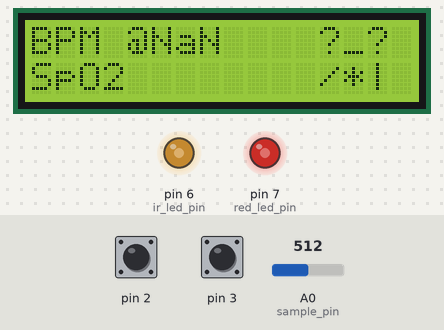
Bench run of a sketch on a simulated Arduino Uno, built with avr-gcc and run on an emulated ATmega328P. Shown: 16×2 character LCD, output pins drawn as LEDs (lit = HIGH). The test bench sets the inputs (shaded band); at power-on: pin 2 HIGH, A0 (sample_pin) = 512, pin 3 HIGH. What the sketch prints to the serial monitor is not drawn.

Above: at 1.2 s.
1.3 s: pin 2 pulled LOW for 0.15 s
At 1.76 s:
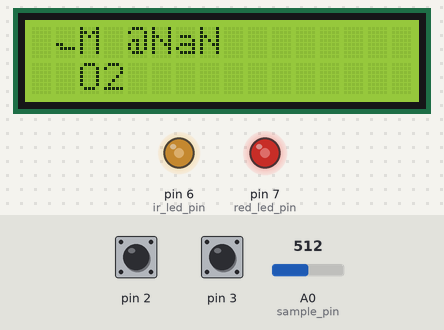
2.0 s: pin 2 pulled LOW for 1 s
At 2.2 s:
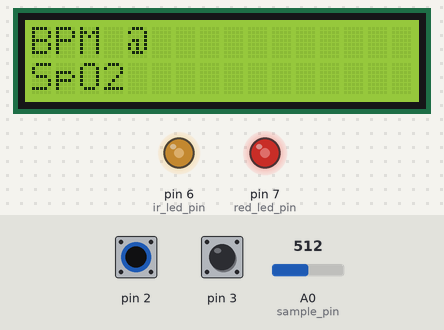
3.6 s: pin 2 pulled LOW for 0.15 s
At 4.05 s:
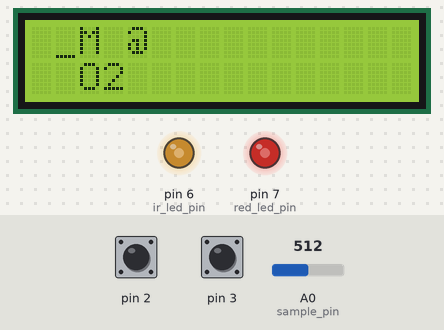
4.3 s: pin 2 pulled LOW for 3.2 s
8.1 s: pin 2 pulled LOW for 0.15 s
8.8 s: A0 (sample_pin) set to 546
At 9.16 s:
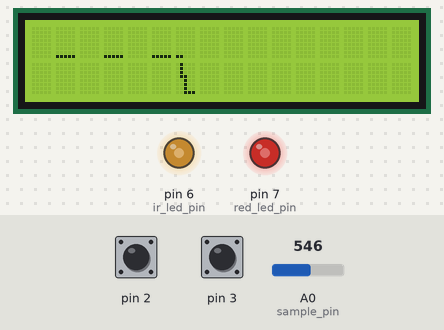
Timing chart, 0 to 21.1 s (numbered marks = the images above; inputs shaded):
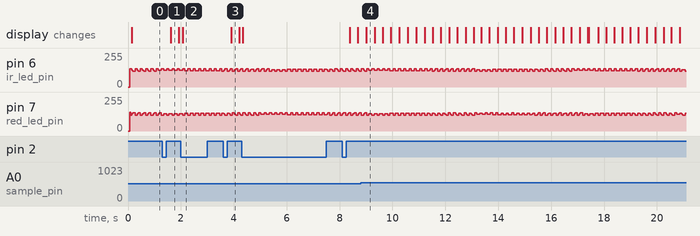

Measured:
- the behaviour switches between 534 and 535 on A0 (sample_pin) (found by bisection; images 3 and 4)
- after the input at 1.3 s, the display: changes after 0.31 s (image 1)
- after the input at 2.0 s, the display: changes after 0.07 s (image 2)
- after the input at 3.6 s, the display: changes after 0.31 s (image 3)

The sketch:

firmware.ino
```cpp
  #include <util/atomic.h>
#include "filters.h"
#include "types.h"
// #include "lcd.h"
#include "lcd_frame_buffer.h"
#include "beat_detector.h"
#include <LiquidCrystal_I2C.h>

#define FLOAT_INVALID -0.123456
#define RED   0
#define IR    1


const bool inverted = true;
const int analog_max = 1023;

// pins
const int sample_pin = A0;
const int red_led_pin = 7;
const int ir_led_pin = 6;

// constant for sampling
const uint8_t prescaler = 64;
const uint16_t base_sample_f = 80;
const uint8_t red_divider = 1;
const uint8_t ir_divider = 1;
uint8_t dividers[2] = {red_divider, ir_divider};
const float CPU_F = 16e6;


// global variables for ISR
const int isr_count_reset = red_divider * ir_divider * 2;
uint16_t isr_count = 0;
// global variables for loop
uint32_t last_red_sample_time  = 0;
uint32_t last_ir_sample_time  = 0;
sample_t ir_local, red_local;

// shared buffer sampling timer isr and loop
volatile sample_t ir_sample, red_sample;

// filter classes
DCFilter red_dc_filter(0.96);
DCFilter ir_dc_filter(0.96);
butterWorthLPF red_lpf(6, 80);
butterWorthLPF ir_lpf(6, 80);

// beat detectors
beatDetector ir_beat_detector;
beatDetector red_beat_detector;

//buttons
const uint16_t debouncingDelay = 300;
uint32_t last_button_time = 0;
const uint8_t ALL_BUTTONS = (1<<PD2) | (1<<PD3);
const uint8_t DISPLAY_MODE_BUTTON = 1<<PD2;
const uint8_t PERIOD_MODE_BUTTON = 1<<PD3;
bool prev_button_pressed = false;

//states
#define WAVE_MODE 0
#define STATS_MODE 1
uint8_t display_mode = STATS_MODE;

// lcd params
int8_t refresh_x_offsets[4] = {0, -2, -4, -6};
lcdFramebuffer frame_buffer(PXIEL_STANDARD_MODE, PXIEL_STANDARD_MODE);
const uint8_t LCD_ADDR = 0x27;
LiquidCrystal_I2C lcd = LiquidCrystal_I2C(LCD_ADDR, NROWS, NCOLS);
const uint8_t screen_width = frame_buffer.get_screen_width();
const uint8_t screen_height = 16;

// variables for display task
uint8_t last_write_y = 0;
uint8_t wave_frontier_x = 0;
const int8_t    max_wave_amplitude = 12;
const uint16_t  wave_display_period = 1000/screen_width;
const uint16_t stats_display_period = 20;
uint32_t last_display_update = 0;
uint16_t  last_display_period = -1;
uint16_t  current_bpm = 0xffff;
//spo2
const float spo2_a = -3.3;
const float spo2_b = -21.1;
const float spo2_c = 109.6;
float last_AC1, last_AC2;
// health status
#define HEALTH_HEALTHY          0
#define HEALTH_HIGH_HPM         1
#define HEALTH_VERY_HIGH_HPM    2
#define HEALTH_LOW_SPO2         3
#define HEALTH_CRITICAL_SPO2    4
#define HEALTH_DEAD             5
#define HEALTH_UNKNOWN          6
String health_line0[] = {"^_^ ",  "o_o ", "@_@ ", "-_.`", "-_- ",  "x_x ", "?_? "};
String health_line1[] = {"/ |",   "/u>",  "/3!",  "/ |",  "/!|",   "/!|",  "/*|"};

inline void sample(sample_t& sample) {
  int sample_v = analogRead(sample_pin);

  if (inverted)
    sample_v = analog_max - sample_v;

  sample.v  = static_cast<float>(sample_v);
  sample.t = millis();
}

inline void switching(uint8_t led) {
  if (led == RED) {
    digitalWrite(red_led_pin, HIGH);
    digitalWrite(ir_led_pin, LOW);
  } else if (led == IR) {
    digitalWrite(ir_led_pin, HIGH);
    digitalWrite(red_led_pin, LOW);
  }
}

inline void filter(sample_t& sample, DCFilter& dc_filter, butterWorthLPF& lpf) {
  float v_temp = lpf.step(sample.v);
  sample.v = dc_filter.step(v_temp);
//  Serial.print("\n in filter v ");
//  Serial.println(sample.v);
  sample.dc = dc_filter.get_dc();
}


// sampling ISR
ISR(TIMER1_COMPA_vect) {
  uint8_t sampling_led = isr_count%2;
  uint8_t switching_led = (isr_count+1)%2;
  int   sample_count = isr_count/2;
  int   switch_count = (isr_count+1)/2;

  sample_t new_sample;
  if (sample_count % dividers[sampling_led] == 0) {
    sample(new_sample);
  }
  if (switch_count % dividers[switching_led] == 0) {
    switching(switching_led);
  }

  if (sample_count % dividers[sampling_led] == 0) {
    if (sampling_led == RED) {
      filter(new_sample, red_dc_filter, red_lpf);
      red_sample = new_sample;
    }
    else if (sampling_led == IR) {
       filter(new_sample, ir_dc_filter, ir_lpf);
       ir_sample = new_sample;
    }
  }

  isr_count += 1;
  if (isr_count == isr_count_reset)
    isr_count = 0;
}

void draw_health_status(uint8_t status) {
  lcd.setCursor(12, 0);
  lcd.print(health_line0[status]);
  lcd.setCursor(12, 1);
  lcd.print(health_line1[status]);
}

void display_task(sample_t& sample, beatDetector& beat_detector) {
  if (display_mode == WAVE_MODE) {
  // display the pulse wave with lcd frame buffer class
    if (sample.t > last_display_update + wave_display_period) {
      last_display_update = sample.t;

      int16_t v_corrected = static_cast<int16_t>(sample.v) + max_wave_amplitude;
      if (v_corrected < 0)
        v_corrected = 0;
      if (v_corrected > max_wave_amplitude*2-1)
        v_corrected = max_wave_amplitude*2-1;
      v_corrected = v_corrected * 16 / (max_wave_amplitude * 2);
      uint8_t write_y = 15 - v_corrected % 16;

      getCellReturn_t coord;
      frame_buffer.get_cell(coord, wave_frontier_x, last_write_y);
      frame_buffer.set_pixel(coord);
      if (write_y > last_write_y)
        for (uint8_t y = last_write_y+1; y<=write_y; ++y) {
          frame_buffer.get_cell(coord, 0xFF, y);
          frame_buffer.set_pixel(coord);
        }

      if (write_y < last_write_y)
        for (uint8_t y = last_write_y-1; y>write_y; --y) {
          frame_buffer.get_cell(coord, 0xFF, y);
          frame_buffer.set_pixel(coord);
        }

      last_write_y = write_y;

      if (coord.pixel_x == 4) {
        uint8_t next_cell_x = (coord.cell_x+1)%NCOLS;
        frame_buffer.clear_cell_in_pixel_buffer(next_cell_x, 0);
        frame_buffer.clear_cell_in_pixel_buffer(next_cell_x, 1);
      }

      if (coord.pixel_x >= 0 && coord.pixel_x < 4) {
        // would need to refresh the screen
        // frame_buffer.reset_character_buffer();
        int8_t cell_x = ((int8_t)(coord.cell_x) + NCOLS + refresh_x_offsets[coord.pixel_x])%NCOLS;
        int8_t old_cell_x = ((int8_t)(coord.cell_x) + NCOLS + refresh_x_offsets[coord.pixel_x] - 1)%NCOLS;
        frame_buffer.move_idx(lcd, old_cell_x, 0, cell_x, 0, coord.pixel_x*2);
        frame_buffer.move_idx(lcd, old_cell_x, 1, cell_x, 1, coord.pixel_x*2+1);
      }

      wave_frontier_x++;
      if (wave_frontier_x > screen_width)
        wave_frontier_x = 0;
    }
  }

  else if (display_mode == STATS_MODE) {
  // display heart rate
    if (sample.t > last_display_update + stats_display_period ) {
      last_display_update = sample.t;

      if (last_display_period != static_cast<uint16_t>(beat_detector.period)) {
        last_display_period = static_cast<uint16_t>(beat_detector.period);
        lcd.setCursor(5, 0);
        if (beat_detector.period > 60) {
          current_bpm = static_cast<uint16_t>(60000.0/beat_detector.period);
          // bpm_valid = true;
          if (current_bpm < 100) lcd.write(' ');
          lcd.print(String(current_bpm));
        } else {
          current_bpm = 0xffff;
          lcd.print("NaN");
          lcd.setCursor(5, 1);
          lcd.print("      ");
          draw_health_status(HEALTH_UNKNOWN);
        }
      }

      lcd.setCursor(4, 0);
      if ((beat_detector.state == STATE_UPWARD) || (beat_detector.state == STATE_PENDING_DETECTION))
        lcd.write('o');
      else
        lcd.write('@');
    }
  }

}


void spo2_calculate_display_task(float AC1, float DC1, float AC2, float DC2) {
  lcd.setCursor(5, 1);

  if ((last_AC1 != AC1 || last_AC2 != AC2) && (AC1 > 0) && (AC2 > 0)
      && current_bpm!=0xffff && display_mode == STATS_MODE) {

    float R = ((last_AC1 + AC1)/2/DC1)/((last_AC2 + AC2)/2/DC2);
    float SpO2 = (spo2_a*R*R + spo2_b*R + spo2_c);

    if (SpO2 > 99.9) SpO2 = 99.9;
    if (SpO2 < 75.0) SpO2 = 75.0;
    lcd.print(String(SpO2, 1) + "%  ");

    uint8_t health_status;
    if (current_bpm > 128)
      health_status = HEALTH_VERY_HIGH_HPM;
    if (current_bpm < 40 || SpO2<80)
      health_status = HEALTH_DEAD;
    else if (SpO2 < 85)
      health_status = HEALTH_CRITICAL_SPO2;
    else if (current_bpm > 108)
      health_status = HEALTH_HIGH_HPM;
    else if (SpO2 < 92)
      health_status = HEALTH_LOW_SPO2;
    else
      health_status = HEALTH_HEALTHY;

    draw_health_status(health_status);

    last_AC1 = AC1;
    last_AC2 = AC2;
  }

}

void serial_publish_task(bool publish_t_dc = false, float extra_value = FLOAT_INVALID) {
  if (extra_value != FLOAT_INVALID) {
    Serial.print(extra_value);
    Serial.print(',');
  }

  if (publish_t_dc) {
    Serial.print(red_local.t);
    Serial.print(',');
    Serial.print(red_local.dc);
    Serial.print(',');
  }

  Serial.print(red_local.v);
  Serial.print(',');

  if (publish_t_dc) {
    Serial.print(ir_local.t);
    Serial.print(',');
    Serial.print(ir_local.dc);
    Serial.print(',');
  }
  Serial.println(ir_local.v);
}

void set_stats_ui_background() {
  lcd.setCursor(0, 0);
  lcd.print("BPM             ");
  lcd.setCursor(0, 1);
  lcd.print("SpO2            ");
}

void button_service_task() {
  uint32_t currTime = millis();
  uint8_t buttons_pind = ~PIND;
  bool current_button = buttons_pind & ALL_BUTTONS;

  if ((!prev_button_pressed) && current_button && (currTime - last_button_time > debouncingDelay)) {

    if (buttons_pind & DISPLAY_MODE_BUTTON) {
      if (display_mode == WAVE_MODE)  {
        set_stats_ui_background();
        display_mode = STATS_MODE;
      }
      else if (display_mode == STATS_MODE) {
        wave_frontier_x = 0;
        display_mode = WAVE_MODE;
      }
    }

    last_button_time = currTime;
  }

  prev_button_pressed = current_button;
}


void setup() {
  Serial.begin(115200);

  float ocr1a_f = CPU_F / prescaler / base_sample_f / 2 - 1;

  pinMode(red_led_pin, OUTPUT);
  pinMode(ir_led_pin, OUTPUT);

  DDRD &= ~ALL_BUTTONS;
  PORTD |= ALL_BUTTONS;       // set button pins to input-pullup

  // put your setup code here, to run once:
  noInterrupts();           // Disable interrupts during config

  TCCR1A = 0;               // Clear control register A
  TCCR1B = 0;               // Clear control register B
  TCNT1  = 0;               // Initialize counter value

  OCR1A = (uint16_t)ocr1a_f;              // Compare match value (zero-indexed)

  // CTC mode (Clear Timer on Compare Match)
  TCCR1B |= (1 << WGM12);

  // Prescaler 64
  TCCR1B |= (1 << CS11) | (1 << CS10);

  // Enable Timer1 Compare Match A interrupt
  TIMSK1 |= (1 << OCIE1A);

  interrupts();             // Enable interrupts

  Wire.setClock(400000);
  // Initialize the LCD
  lcd.init();
  lcd.backlight();
  set_stats_ui_background();

  health_line0[HEALTH_HIGH_HPM][3] = 0b11011110;
  health_line0[HEALTH_VERY_HIGH_HPM][3] = 0b11011111;
}

void loop() {
  // put your main code here, to run repeatedly:
  ATOMIC_BLOCK(ATOMIC_RESTORESTATE) {
    red_local.t = red_sample.t;
    red_local.dc = red_sample.dc;
    red_local.v = red_sample.v;
    ir_local.t = ir_sample.t;
    ir_local.dc = ir_sample.dc;
    ir_local.v = ir_sample.v;
  }

  bool red_update = false;
  bool ir_update = false;

  if (red_local.t != last_red_sample_time) {
    red_update = true;
    last_red_sample_time = red_local.t;
  }

  if (ir_local.t != last_ir_sample_time) {
    ir_update = true;
    last_ir_sample_time = ir_local.t;
  }

  if (ir_update) {
    ir_beat_detector.step(ir_local);
    display_task(ir_local, ir_beat_detector);
  }

  if (red_update)
    red_beat_detector.step(red_local);

  if (red_update || ir_update) {
    spo2_calculate_display_task(red_beat_detector.v_last_peak, red_local.dc, ir_beat_detector.v_last_peak, ir_local.dc);
    serial_publish_task(false, ir_beat_detector.threshold);
  }

  button_service_task();

}
```

beat_detector.h
```cpp
#ifndef BEAT_DETECTOR_H
#define BEAT_DETECTOR_H

#include "types.h"

#define STATE_WAITING  0
#define STATE_UPWARD  1
#define STATE_PENDING_DETECTION  2
#define STATE_MASKED  3
#define SAMPLE_PERIOD  12.5

#define     DROPPING_DEADZONE   5
#define     MIN_THRES           -1
#define     MAX_THRES           64
#define     V_MAX_CAP           64
#define    UPWARD_SLOP_THRES    0.06
#define     SLOPE_ALPHA_OVER_SAMPLE_PERIOD      0.048    // 0.6/12.5
#define     PERIOD_ALPHA_OVER_SAMPLE_PERIOD     0.048    // 0.6/12.5
#define     NO_BEAT_TIMEOUT     2000
#define      MASK_DELAY         200
#define     THRES_DROP_FACTOR   1.6
#define     THRES_DECAY_FACTOR  0.94

#ifndef min
#define min(a,b) \
   ({ __typeof__ (a) _a = (a); \
       __typeof__ (b) _b = (b); \
     _a < _b ? _a : _b; })
#endif

#ifndef max
#define max(a,b) \
   ({ __typeof__ (a) _a = (a); \
       __typeof__ (b) _b = (b); \
     _a > _b ? _a : _b; })
#endif


class beatDetector {
public:
    beatDetector() {
        slope = 0;
        v_last = 0;
        t_last = 0;
        threshold = MIN_THRES;
        state = STATE_WAITING;
        period = 0;
        t_last_peak = 0;
        v_last_peak = -V_MAX_CAP;
    }

    bool step(sample_t& sample) {
        bool peak_detected = false;

        uint32_t t = sample.t;
        float v = min(sample.v, V_MAX_CAP);

        float current_slope = (v-v_last)/(float)(t-t_last);
        float slope_alpha_corrected = SLOPE_ALPHA_OVER_SAMPLE_PERIOD*(float)(t-t_last);
        slope = slope_alpha_corrected*current_slope + (1-slope_alpha_corrected)*slope;

        bool capped = false;
        if ((v >= V_MAX_CAP-0.5) && (v_last >= V_MAX_CAP-0.5)) {
            state = STATE_WAITING;
            threshold = MAX_THRES;
            capped = true;
        }

        if (state == STATE_WAITING) {
            if ((v > threshold) && (slope > UPWARD_SLOP_THRES) && (!capped)) {
                threshold = min(v, MAX_THRES);
                state = STATE_UPWARD;
            }

            if (t - t_last_peak > NO_BEAT_TIMEOUT) {
                v_last_peak = V_MAX_CAP;
                period = 0;
            }
            decrease_threshold(t);
        }

        else if (state == STATE_UPWARD) {
            if (v < threshold)
                state = STATE_PENDING_DETECTION;
            else
                threshold = min(max(v, threshold), MAX_THRES);
        }

        else if (state == STATE_PENDING_DETECTION) {
            if (v < threshold - DROPPING_DEADZONE) {
                peak_detected = true;
                state = STATE_MASKED;

                if (v_last_peak > -V_MAX_CAP+0.5) {
                    float delta = (float)(t - t_last_peak);
                    float period_alpha_corrected = PERIOD_ALPHA_OVER_SAMPLE_PERIOD*(float)(t-t_last);
                    period = delta*period_alpha_corrected + (1-period_alpha_corrected)*period;
                    v_last_peak_mul_thres_drop_factor_over_period  = threshold*THRES_DROP_FACTOR/period;
                }

                v_last_peak = threshold;
                t_last_peak = t;
            }
            else {
                state = STATE_UPWARD;
            }
        }

        else if (state == STATE_MASKED) {
            if (t - t_last_peak > MASK_DELAY)
                state = STATE_WAITING;
            decrease_threshold(t);
        }

        t_last = t;
        v_last = v;
        return peak_detected;
    }

    uint8_t state;
    float period;
    float threshold;
    uint32_t t_last_peak;
    float   v_last_peak;

    // private:
    float slope;
    float v_last;
    uint32_t t_last;
    float v_last_peak_mul_thres_drop_factor_over_period;


    void decrease_threshold(uint32_t t) {
        if ((period > 0) && (v_last_peak > 0))
            threshold -= (v_last_peak_mul_thres_drop_factor_over_period * (float)(t-t_last));
        else
            threshold *= THRES_DECAY_FACTOR;

        threshold = max(threshold, MIN_THRES);
    }

};

#endif
```

filters.h
```cpp
#ifndef FILTERS_H
#define FILTERS_H

#include <math.h>
#define PI 3.14159265358979323846f

// first order Butterworth low pass filter
class butterWorthLPF {
public:
    butterWorthLPF(float fc, float fs) {
        float K  = tanf(PI * fc / fs);
        float inv = 1.0f / (1.0f + K);

        cf0 = K * inv;
        cf1 = (1.0f - K) * inv;
    }

    butterWorthLPF() {
    // default fc = 5, fs = 80
        cf0 = 0.16591068104;
        cf1 = 0.6681786379193;
    }

    float step(float x) //class II
    {
        v0 = v1;
        v1 = x * cf0  + cf1 * v0;
        return (v0 + v1);
    }

private:
    float v0, v1, cf0, cf1;
};


class DCFilter {
public:
    DCFilter(float alpha): w(0), alpha(alpha), one_minus_alpha(1-alpha) {

    }

    float step(float v) {
        float w_new = v + alpha* w;
        float filtered = w_new-w;
        w = w_new;
        return filtered;
    }

    float get_dc() {
        return one_minus_alpha * w;
    }

private:
    float w;
    float alpha;
    float one_minus_alpha;

};

#endif
```

types.h
```cpp
#ifndef TYPES_H
#define TYPES_H


struct sample_t {
    uint32_t t;
    float v;
    float dc;
};

#endif
```

Source omitted: lcd_frame_buffer.h (4621 bytes)
